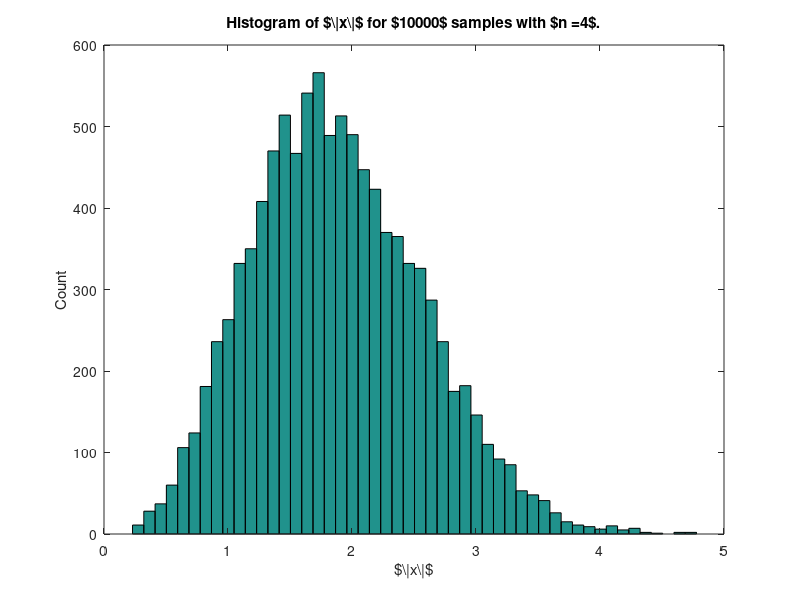
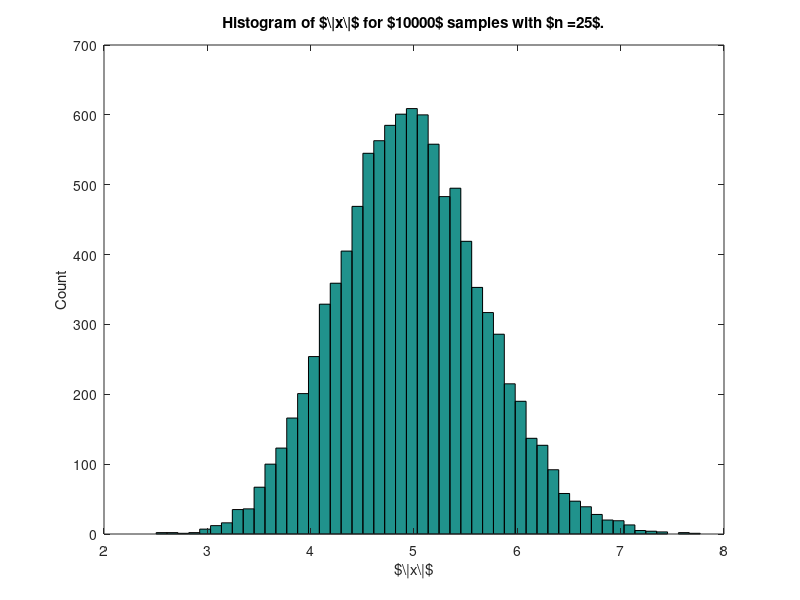
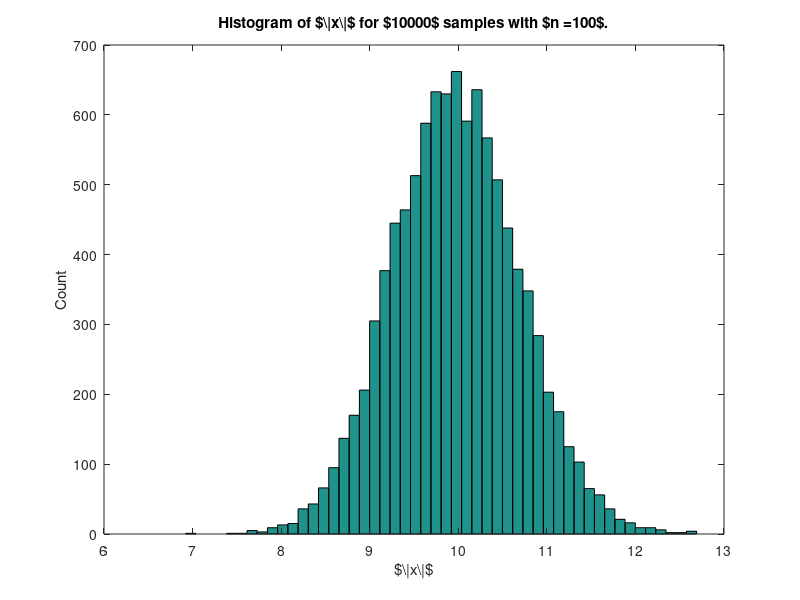
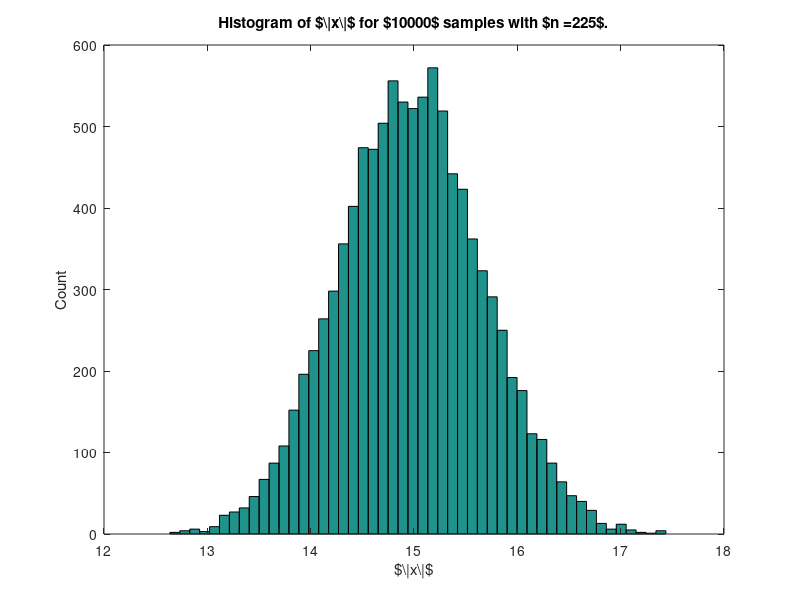

Write MATLAB code to recreate these figures, in order.
% GNU Octave
function [] = p4()
   N = 10000;
   n = [4,25,100,225,400];

   for i=1:numel(n)
      X = randn([n(i) N]);
      nrmx = norm(X,2,'cols');
      
      hist(nrmx,50)
      xlabel('$\|x\|$','interpreter','TeX');
      ylabel('Count','interpreter','TeX');
      title(strcat('Histogram of $\|x\|$ for $10000$ samples with $n = ',...
         sprintf('%d$.',n(i))),'interpreter','TeX');
      print(sprintf('figures/p4_%d.tikz',n(i)),'-dtikz','-S640,480');
   end
end
